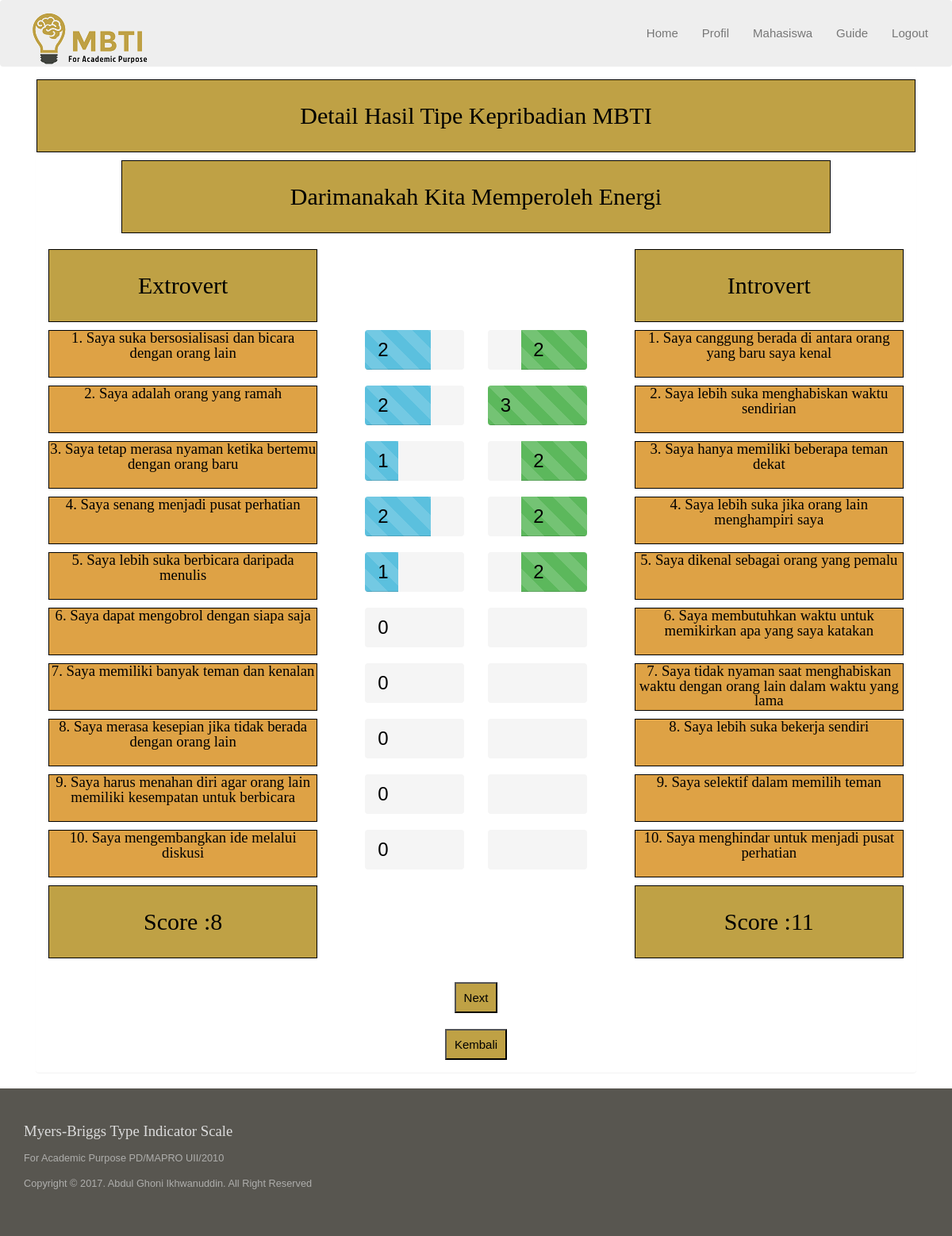
The app's page /dpa/index.php?hal=mahasiswa_detail&id=2&idResult=4 (signed in) with its own data.
### tables this page shows
CREATE TABLE `soal` (
  `id_soal` int(11) NOT NULL,
  `no_urut` int(2) NOT NULL,
  `nama_soal` varchar(250) NOT NULL
);

CREATE TABLE `kategori` (
  `id_kategori` char(3) NOT NULL,
  `nama_kategori` varchar(20) NOT NULL
);

CREATE TABLE `konten_soal` (
  `kode_soal` varchar(5) NOT NULL,
  `id_kategori` char(3) NOT NULL,
  `id_soal` int(11) NOT NULL,
  `nama_konten` varchar(250) NOT NULL
);

CREATE TABLE `nilai` (
  `id_result` int(11) NOT NULL,
  `kode_soal` varchar(5) NOT NULL,
  `nilai` int(11) NOT NULL
);

### dpa/mahasiswa_detail.php (the view, shortened to what this page needs)
<?php
if(isset($_GET['id']) && isset($_GET['idResult'])){
    $id_mahasiswa = $_GET['id'];
    $id_result = $_GET['idResult'];
    if(isset($_GET['tipe']) && $_GET['tipe']=='sebelumnya'){
        $tipe = "&tipe=".$_GET['tipe'];
        $judul = "Hasil Tes Sebelumnya";
    }else{
        $judul = "Detail Hasil Tipe Kepribadian MBTI";
        $tipe="";
    }
    $soal       = array();
    $jmlSoal    = 0;
    $sql_soal   = "SELECT * FROM soal";
    $eks_soal   = mysql_query($sql_soal);
    while($hasil_soal = mysql_fetch_array($eks_soal)){
        $jmlSoal += 1;
        $soal[$jmlSoal]['id_soal']   = $hasil_soal['id_soal'];
        $soal[$jmlSoal]['nama_soal'] = $hasil_soal['nama_soal'];
    }
    if(isset($_GET['soal'])){
        $urutan_soal = $_GET['soal'];
    }else{
        $urutan_soal = 1;
    }
?>
<?php
$sql_kategori = mysql_query("SELECT * FROM kategori ORDER BY nama_kategori ");
?>
<div class="row">
    <h2 style="text-align: center; border: 1px solid black; background-color: #bfa145; color: black; margin-bottom: 10px;" ><?php echo $judul;?></h2>
    <div class="col-sm-1"></div>
    <div class="col-sm-10">
    <h2 style="text-align: center; border: 1px solid black; background-color: #bfa145; color: black; margin-bottom: 20px;" ><?php echo $soal[$urutan_soal]['nama_soal'];?></h2>
    </div>
    <div class="col-sm-1"></div>
    <?php
    $kategori       = array();
    $jmlKategori    = 0;
    $sql_konten = "SELECT k.id_kategori, nama_kategori FROM kategori k
                JOIN konten_soal ks ON k.id_kategori=ks.id_kategori
                WHERE id_soal='".$soal[$urutan_soal]['id_soal']."'
                GROUP BY k.id_kategori ORDER BY k.id_kategori";
    $eks_konten = mysql_query($sql_konten);
    while($hasil_konten = mysql_fetch_array($eks_konten)){
        $jmlKategori += 1;
        $kategori[$jmlKategori]['id_kategori']      = $hasil_konten['id_kategori'];
        $kategori[$jmlKategori]['nama_kategori']    = $hasil_konten['nama_kategori'];
    }
    ?>
    <div class="col-sm-4">
        <h2 style="text-align: center; border: 1px solid black; background-color: #bfa145; color: black; margin-bottom: 10px;" ><?php echo $kategori[1]['nama_kategori'];?></h2>
    </div>
    <div class="col-sm-4">
    </div>
    <div class="col-sm-4">
        <h2 style="text-align: center; border: 1px solid black; background-color: #bfa145; color: black; margin-bottom: 10px;" ><?php echo $kategori[2]['nama_kategori'];?></h2>
    </div>
    <?php
    $soal_1 = array();
    $no_urut = 1;
    $sql_soal = "SELECT * FROM konten_soal
    WHERE  id_kategori='".$kategori[1]['id_kategori']."'
    ORDER BY kode_soal";
    $eks_soal = mysql_query($sql_soal);
    while($hasil_soal = mysql_fetch_array($eks_soal)){
        $soal_1[$no_urut]['kode_soal']   = $hasil_soal['kode_soal'];
        $soal_1[$no_urut]['id_soal']     = $hasil_soal['id_soal'];
        $soal_1[$no_urut]['nama_konten'] = $hasil_soal['nama_konten'];
        $no_urut++;
    }
    $soal_2 = array();
    $no_urut = 1;
    $sql_soal = "SELECT * FROM konten_soal
    WHERE  id_kategori='".$kategori[2]['id_kategori']."'
    ORDER BY kode_soal";
    $eks_soal = mysql_query($sql_soal);
    while($hasil_soal = mysql_fetch_array($eks_soal)){
        $soal_2[$no_urut]['kode_soal']   = $hasil_soal['kode_soal'];
        $soal_2[$no_urut]['id_soal']     = $hasil_soal['id_soal'];
        $soal_2[$no_urut]['nama_konten'] = $hasil_soal['nama_konten'];
        $no_urut++;
    }
    ?>
    <?php
    $jml_kiri = 0;
    $jml_kanan = 0;
    foreach($soal_1 as $no_urut=>$arr){
    ?>
        <div class="col-sm-4">
            <h4 style="text-align: center; border: 1px solid black; background-color: #dea245; color: black; margin-bottom: 10px;height: 60px;" >
                <?php echo $no_urut.'. '.$arr['nama_konten'];?>
            </h4>
        </div>
        <div class="col-sm-4">
            <div class="col-sm-12">
                <?php
                $sql_konten = "SELECT nilai
                FROM nilai
                WHERE kode_soal ='".$arr['kode_soal']."'
                AND id_result = '".$id_result."'";
                $eks_konten = mysql_query($sql_konten);
                if(mysql_num_rows($eks_konten)>0){
                    while($hasil_konten = mysql_fetch_array($eks_konten)){
                        $nilai = $hasil_konten['nilai'];
                        $jml_kiri += $nilai;
                    }
                }else{
                    $nilai = 0;
                }
                $persen = ($nilai)*(100/3);
                ?>
                <div class="col-sm-6">
                    <div class="form-group">
                        <div class="progress vertical">
                          <div class="progress-bar progress-bar-striped progress-bar-info" role="progressbar" aria-valuenow="<?php echo $persen;?>" aria-valuemin="0" aria-valuemax="100" style="width: <?php echo $persen;?>%;">
                            <span class="text-middle info-nilai"><?php echo $nilai;?></span>
                          </div>
                        </div>
                    </div>
                </div>
                <?php
                $sql_konten = "SELECT nilai
                FROM nilai
                WHERE kode_soal ='".$soal_2[$no_urut]['kode_soal']."'
                AND id_result = '".$id_result."'";
                $eks_konten = mysql_query($sql_konten);
                if(mysql_num_rows($eks_konten)>0){
                    while($hasil_konten = mysql_fetch_array($eks_konten)){
                        $nilai = $hasil_konten['nilai'];
                        $jml_kanan += $nilai;
                    }
                }else{
                    $nilai = 0;
                }
                $persen = ($nilai)*(100/3);
                ?>
                <div class="col-sm-6">
                    <div class="form-group">
                        <div class="progress vertical progress-right">
                          <div class="progress-bar progress-bar-striped progress-bar-success" role="progressbar" aria-valuenow="<?php echo $persen;?>" aria-valuemin="0" aria-valuemax="100" style="width: <?php echo $persen;?>%;">
                            <span class="text-middle info-nilai"><?php echo $nilai;?></span>
                          </div>
                        </div>
                    </div>
                </div>
            </div>
        </div>
        <div class="col-sm-4">
            <h4 style="text-align: center; border: 1px solid black; background-color: #dea245; color: black; margin-bottom: 10px;height: 60px;" >
                <?php echo $no_urut.'. '.$soal_2[$no_urut]['nama_konten'];?>
            </h4>
        </div>
    <?php
    }
    ?>
    <div class="col-sm-4">
        <h2 style="text-align: center; border: 1px solid black; background-color: #bfa145; color: black; margin-bottom: 10px;" >Score :<?php echo $jml_kiri;?></h2>
    </div>
    <div class="col-sm-4">
    </div>
    <div class="col-sm-4">
        <h2 style="text-align: center; border: 1px solid black; background-color: #bfa145; color: black; margin-bottom: 10px;" >Score :<?php echo $jml_kanan;?></h2>
    </div>
    <center>
    <?php
    if($urutan_soal<$jmlSoal){
        $no_soal = $urutan_soal+1;
    ?>
        <a href="index.php?hal=mahasiswa_detail&id=<?php echo $id_mahasiswa;?>&idResult=<?php echo $id_result;?>&soal=<?php echo $no_soal;?><?php echo $tipe;?>">
        <button style="padding: 10px; margin-top: 20px; background-color: #bfa145; color: black;" type="button">Next</button>
        </a>
    <?php
    }
    ?>
    <?php
    if($urutan_soal==1 || $urutan_soal==$jmlSoal){
    ?>
    <br />
    <a href="index.php?hal=mahasiswa_lihat&id=<?php echo $id_mahasiswa;?>">
    <button style="padding: 10px; margin-top: 20px; background-color: #bfa145; color: black;" type="button">Kembali</button>
    </a>
    <?php
    }
    ?>
    </center>
</div>
<?php
}else{
    echo "<meta http-equiv='Refresh' content='0; url=index.php?hal=mahasiswa'>";
}
?>

### assets/style.css (style rules this page uses)
body { background-color: #fff;font-family: 'Raleway', sans-serif;font-size: 15px;line-height: 15px; color: #73726C; }
.btn,a,a:hover { text-decoration: none;-webkit-transition: all 0.3s ease-in-out;-moz-transition: all 0.3s ease-in-out;-ms-transition: all 0.3s ease-in-out;-o-transition: all 0.3s ease-in-out;transition: all 0.3s ease-in-out;outline:0 ; }
h1,h2,h3,h4,h5,h6 { font-family:'Old Standard TT', serif;line-height: 1em;margin: 0; }
h1.title,h2 { font-size: 2em;line-height: 3em; }
h4 { font-size: 1.25em; margin-bottom: 0.75em; }

### dpa/mahasiswa_detail.php (style rules this page uses)
.progress-right .progress-bar { float: right; }
.progress.vertical { height: 50px; -webkit-box-shadow: none; -moz-box-shadow: none; box-shadow: none; border: none; }
.text-middle { padding-top:15px; padding-right:55px; font-size: 24px; display: block; width: 100%; color:black; }
.info-nilai { width: 100px; height: 100px; }

### records on screen
soal: nama_soal "Darimanakah Kita Memperoleh Energi"
kategori: nama_kategori "Extrovert"
kategori: nama_kategori "Introvert"
konten_soal: no_urut "1", nama_konten "Saya suka bersosialisasi dan bicara dengan orang lain", nilai.nilai "2"
konten_soal: nama_konten "Saya canggung berada di antara orang yang baru saya kenal"
konten_soal: no_urut "2", nama_konten "Saya adalah orang yang ramah", nilai.nilai "2", nilai.nilai "3"
konten_soal: nama_konten "Saya lebih suka menghabiskan waktu sendirian"
konten_soal: no_urut "3", nama_konten "Saya tetap merasa nyaman ketika bertemu dengan orang baru", nilai.nilai "1", nilai.nilai "2"
konten_soal: nama_konten "Saya hanya memiliki beberapa teman dekat"
konten_soal: no_urut "4", nama_konten "Saya senang menjadi pusat perhatian", nilai.nilai "2"
konten_soal: nama_konten "Saya lebih suka jika orang lain menghampiri saya"
konten_soal: no_urut "5", nama_konten "Saya lebih suka berbicara daripada menulis", nilai.nilai "1", nilai.nilai "2"
konten_soal: nama_konten "Saya dikenal sebagai orang yang pemalu"
konten_soal: no_urut "6", nama_konten "Saya dapat mengobrol dengan siapa saja", nilai "0"
konten_soal: nama_konten "Saya membutuhkan waktu untuk memikirkan apa yang saya katakan"
konten_soal: no_urut "7", nama_konten "Saya memiliki banyak teman dan kenalan", nilai "0"
konten_soal: nama_konten "Saya tidak nyaman saat menghabiskan waktu dengan orang lain dalam waktu yang lama"
konten_soal: no_urut "8", nama_konten "Saya merasa kesepian jika tidak berada dengan orang lain", nilai "0"
konten_soal: nama_konten "Saya lebih suka bekerja sendiri"
konten_soal: no_urut "9", nama_konten "Saya harus menahan diri agar orang lain memiliki kesempatan untuk berbicara", nilai "0"
konten_soal: nama_konten "Saya selektif dalam memilih teman"
konten_soal: no_urut "10", nama_konten "Saya mengembangkan ide melalui diskusi", nilai "0"
konten_soal: nama_konten "Saya menghindar untuk menjadi pusat perhatian"

### other values on screen
$judul "Detail Hasil Tipe Kepribadian MBTI"
$jml_kiri "8"
$jml_kanan "11"
title "Myers-Briggs Type Indicator Scale"
keterangan "For Academic Purpose PD/MAPRO UII/2010"
author "Copyright © 2017. Abdul Ghoni Ikhwanuddin. All Right Reserved"
